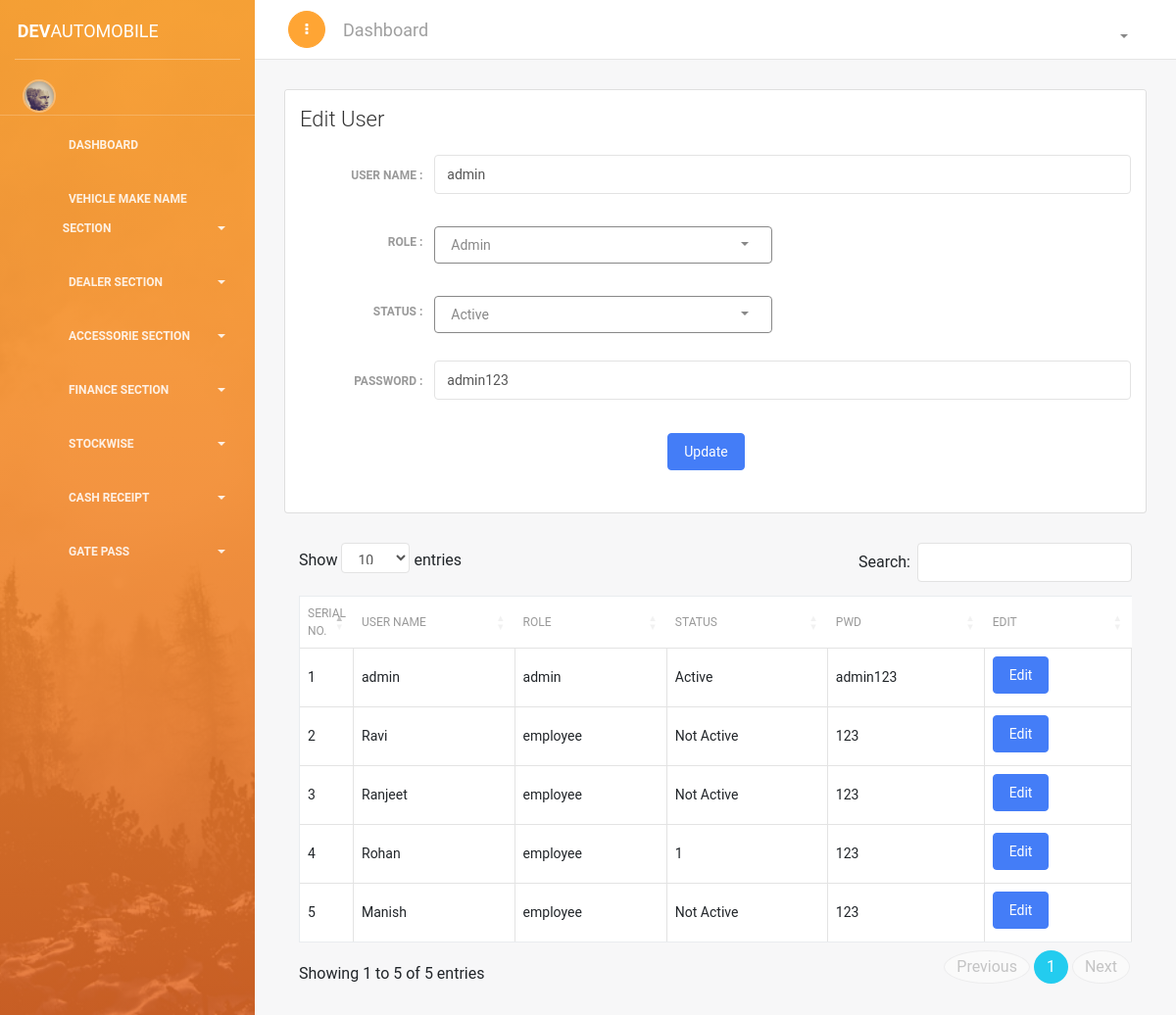
Before: /edit-userdetails.php?id=1 with the older database file.
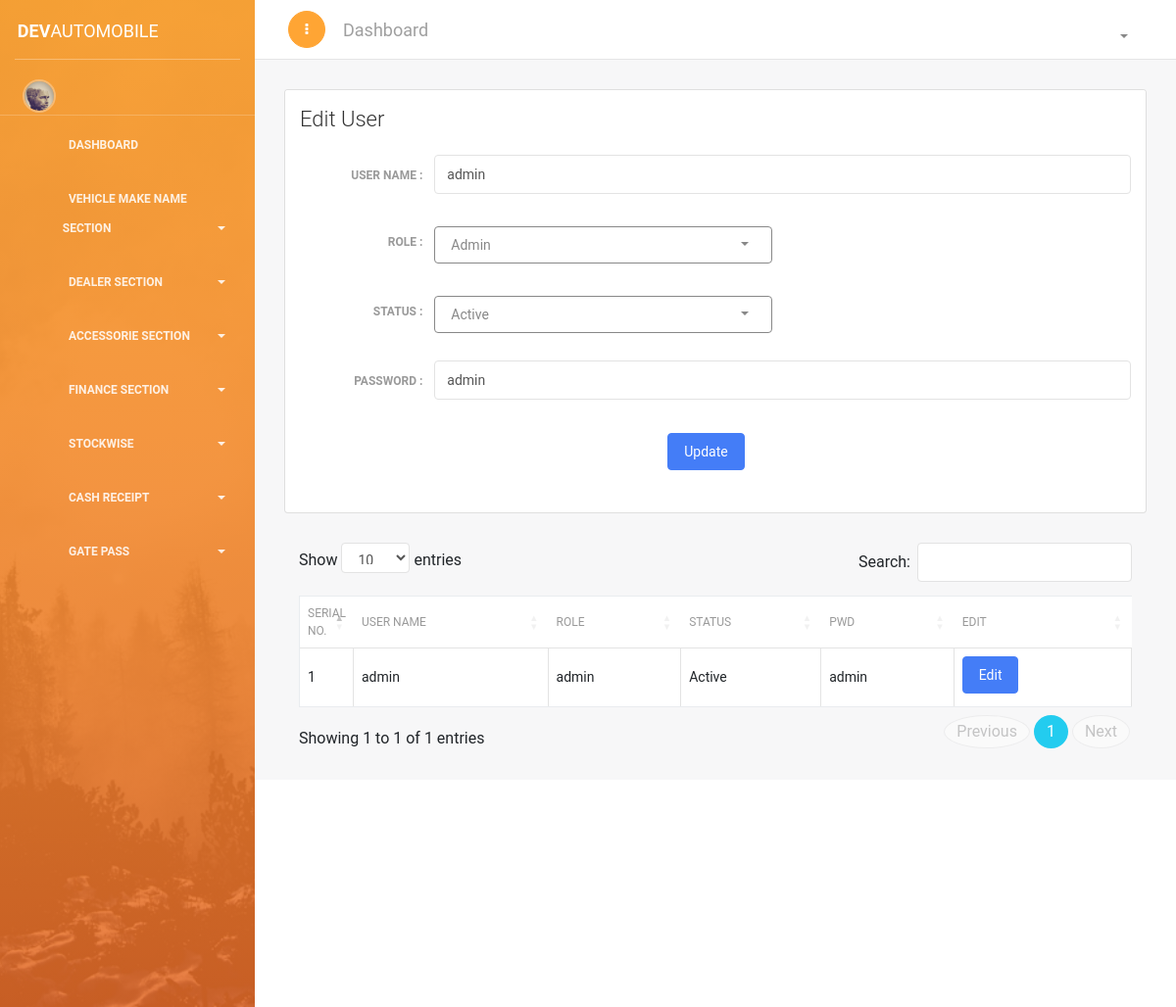
After: the same page with the newer database file.
### tables this page shows
CREATE TABLE `register` (
  `id` int(11) NOT NULL,
  `name` varchar(100) NOT NULL,
  `role` varchar(50) NOT NULL,
  `pwd` varchar(300) NOT NULL,
  `status` varchar(25) NOT NULL DEFAULT '0'
);

### edit-userdetails.php (the view, shortened to what this page needs)
<?php
if(!isset($_SESSION['name']) && !isset($_GET['id'])){
echo "<script> window.open('login.php', '_self')</script>";
}else{
$getId = $_GET['id'];
require_once('header/header.php');
require_once('header/conn.php');
?>
<link href="https://cdn.datatables.net/1.10.18/css/dataTables.bootstrap4.min.css" rel="stylesheet">
<div class="content">
<div class="container-fluid">
<div class="row">
<div class="col-md-12">
<div class="card ">
<div class="card-header ">
<h4 class="card-title">Edit User  </h4>
</div>
<div class="card-body ">
<?php
$u = "SELECT * FROM `register` WHERE id = '".$getId."'";
$us = mysqli_query($conn , $u);
$use = mysqli_fetch_array($us);
?>
<form method="POST" action="#" class="form-horizontal">
<div class="row">
<label class="col-sm-2 control-label"><b> User Name : </b></label>
<div class="col-sm-10">
<div class="form-group has-success">
<input type="text" name="name" value="<?php echo $use['name']; ?>" class="form-control" required="">
</div>
</div>
</div>
<div class="row">
<label class="col-sm-2 control-label"><b> Role : </b></label>
<div class="col-sm-5">
<div class="form-group has-success">
<select name="role" class="selectpicker" data-title="Select" data-style="btn-default btn-outline" data-menu-style="dropdown-blue" required="">
<option value="admin" <?php if($use['role'] == 'admin'){echo "'selected': selected"; }?> > Admin</option>
</select>
</div>
</div>
</div>
<div class="row">
<label class="col-sm-2 control-label"><b> Status : </b></label>
<div class="col-sm-5">
<div class="form-group has-success">
<select name="status" class="selectpicker" data-title="Select" data-style="btn-default btn-outline" data-menu-style="dropdown-blue" required="">
<option value="Active" <?php if($use['status'] == 'Active'){echo "'selected': selected"; }?>> Active </option>
</select>
</div>
</div>
</div>
<div class="row">
<label class="col-sm-2 control-label"><b> Password : </b></label>
<div class="col-sm-10">
<div class="form-group has-success">
<input type="text" name="pwd" value="<?php echo $use['pwd']; ?>" class="form-control" required="">
</div>
</div>
</div>
<div class="row">
<div class="col-sm-2">
</div>
<div class="col-sm-10">
<div class="row">
<div class="col-md-4">
</div>
<div class="col-md-4">
<div class="form-group">
<button type="submit" name="add" class="btn btn-fill btn-primary">Update</button>
</div>
</div>
<div class="col-md-4">
</div>
</div>
</div>
</div>
</form>
</div>
</div>
</div>
<div class="container">
<table class="table table-bordered" id="dataTable" width="100%" cellspacing="0" style="background-color: white; ">
<thead>
<tr>
<th width="5%"> Serial No.</th>
<th> User Name</th>
<th> Role </th>
<th> Status </th>
<th> Pwd </th>
<th> Edit </th>
</tr>
</thead>
<tbody>
<?php
$s = "SELECT * FROM `register`";
$se = mysqli_query($conn , $s);
$i=0;
while ($sel = mysqli_fetch_array($se)) {
	$i++;
?>
<tr>
<td><?php echo $i; ?></td>
<td><?php echo $sel['name']?></td>
<td><?php echo $sel['role']?></td>
<td><?php echo $sel['status']?></td>
<td><?php echo $sel['pwd']?></td>
<td><a href="edit-userdetails.php?id=<?php echo $sel['id']; ?>"><button class="btn btn-primary"> Edit </button></a></td>
</tr>
<?php } ?>
</tbody>
</table>
</div>
</div>
</div>
</div>
<?php
require_once('header/footer.php');
 } ?>

Changed rows visible on the page:
removed register: name "Ravi", role "employee", status "Not Active", pwd "123"
removed register: name "Ranjeet", role "employee", status "Not Active", pwd "123"
removed register: name "Rohan", role "employee", status "1", pwd "123"
removed register: name "Manish", role "employee", status "Not Active", pwd "123"
changed register "admin": pwd "admin123" → "admin"
Other visible differences:
text written by a page script: "Show entries Search: Showing 1 to 5 of 5 entries Previous 1 Next" → "Show entries Search: Showing 1 to 1 of 1 entries Previous 1 Next"
